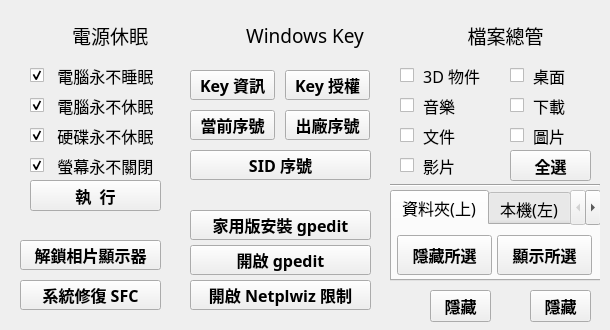
<?xml version="1.0" encoding="UTF-8"?>
<ui version="4.0">
 <class>Form</class>
 <widget class="QWidget" name="Form">
  <property name="geometry">
   <rect>
    <x>0</x>
    <y>0</y>
    <width>610</width>
    <height>330</height>
   </rect>
  </property>
  <property name="minimumSize">
   <size>
    <width>610</width>
    <height>330</height>
   </size>
  </property>
  <property name="maximumSize">
   <size>
    <width>610</width>
    <height>330</height>
   </size>
  </property>
  <property name="font">
   <font>
    <family>微軟正黑體</family>
    <pointsize>12</pointsize>
   </font>
  </property>
  <property name="windowTitle">
   <string>Windows Toolbox</string>
  </property>
  <property name="windowIcon">
   <iconset>
    <normaloff>img/LOGO.ico</normaloff>img/LOGO.ico</iconset>
  </property>
  <widget class="QWidget" name="widget" native="true">
   <property name="geometry">
    <rect>
     <x>10</x>
     <y>10</y>
     <width>160</width>
     <height>210</height>
    </rect>
   </property>
   <widget class="QLabel" name="label_2">
    <property name="geometry">
     <rect>
      <x>10</x>
      <y>10</y>
      <width>32</width>
      <height>32</height>
     </rect>
    </property>
    <property name="text">
     <string/>
    </property>
    <property name="pixmap">
     <pixmap>img/night-mode.png</pixmap>
    </property>
    <property name="scaledContents">
     <bool>true</bool>
    </property>
    <property name="alignment">
     <set>Qt::AlignCenter</set>
    </property>
   </widget>
   <widget class="QCheckBox" name="checkBox3">
    <property name="geometry">
     <rect>
      <x>20</x>
      <y>110</y>
      <width>131</width>
      <height>31</height>
     </rect>
    </property>
    <property name="font">
     <font>
      <family>微軟正黑體</family>
      <pointsize>12</pointsize>
      <bold>false</bold>
     </font>
    </property>
    <property name="text">
     <string>  硬碟永不休眠</string>
    </property>
    <property name="checked">
     <bool>true</bool>
    </property>
   </widget>
   <widget class="QLabel" name="label">
    <property name="geometry">
     <rect>
      <x>60</x>
      <y>10</y>
      <width>80</width>
      <height>30</height>
     </rect>
    </property>
    <property name="font">
     <font>
      <family>微軟正黑體</family>
      <pointsize>14</pointsize>
     </font>
    </property>
    <property name="text">
     <string>電源休眠</string>
    </property>
    <property name="alignment">
     <set>Qt::AlignCenter</set>
    </property>
   </widget>
   <widget class="QCheckBox" name="checkBox4">
    <property name="geometry">
     <rect>
      <x>20</x>
      <y>140</y>
      <width>131</width>
      <height>31</height>
     </rect>
    </property>
    <property name="font">
     <font>
      <family>微軟正黑體</family>
      <pointsize>12</pointsize>
      <bold>false</bold>
     </font>
    </property>
    <property name="text">
     <string>  螢幕永不關閉</string>
    </property>
    <property name="checked">
     <bool>true</bool>
    </property>
   </widget>
   <widget class="QCheckBox" name="checkBox1">
    <property name="geometry">
     <rect>
      <x>20</x>
      <y>50</y>
      <width>131</width>
      <height>31</height>
     </rect>
    </property>
    <property name="font">
     <font>
      <family>微軟正黑體</family>
      <pointsize>12</pointsize>
      <bold>false</bold>
     </font>
    </property>
    <property name="text">
     <string>  電腦永不睡眠</string>
    </property>
    <property name="checkable">
     <bool>true</bool>
    </property>
    <property name="checked">
     <bool>true</bool>
    </property>
    <property name="autoRepeat">
     <bool>false</bool>
    </property>
   </widget>
   <widget class="QCheckBox" name="checkBox2">
    <property name="geometry">
     <rect>
      <x>20</x>
      <y>80</y>
      <width>131</width>
      <height>31</height>
     </rect>
    </property>
    <property name="font">
     <font>
      <family>微軟正黑體</family>
      <pointsize>12</pointsize>
      <bold>false</bold>
     </font>
    </property>
    <property name="text">
     <string>  電腦永不休眠</string>
    </property>
    <property name="checked">
     <bool>true</bool>
    </property>
   </widget>
   <widget class="QPushButton" name="pushButton">
    <property name="geometry">
     <rect>
      <x>20</x>
      <y>170</y>
      <width>131</width>
      <height>31</height>
     </rect>
    </property>
    <property name="font">
     <font>
      <family>微軟正黑體</family>
      <pointsize>12</pointsize>
      <bold>true</bold>
     </font>
    </property>
    <property name="text">
     <string>執  行</string>
    </property>
   </widget>
  </widget>
  <widget class="QWidget" name="widget_2" native="true">
   <property name="geometry">
    <rect>
     <x>180</x>
     <y>10</y>
     <width>200</width>
     <height>180</height>
    </rect>
   </property>
   <widget class="QLabel" name="label_3">
    <property name="geometry">
     <rect>
      <x>60</x>
      <y>10</y>
      <width>130</width>
      <height>30</height>
     </rect>
    </property>
    <property name="font">
     <font>
      <family>微軟正黑體</family>
      <pointsize>14</pointsize>
     </font>
    </property>
    <property name="text">
     <string>Windows Key</string>
    </property>
    <property name="alignment">
     <set>Qt::AlignCenter</set>
    </property>
   </widget>
   <widget class="QLabel" name="label_4">
    <property name="geometry">
     <rect>
      <x>10</x>
      <y>10</y>
      <width>32</width>
      <height>32</height>
     </rect>
    </property>
    <property name="text">
     <string/>
    </property>
    <property name="pixmap">
     <pixmap>img/key.png</pixmap>
    </property>
    <property name="scaledContents">
     <bool>true</bool>
    </property>
    <property name="alignment">
     <set>Qt::AlignCenter</set>
    </property>
   </widget>
   <widget class="QPushButton" name="pushButton2">
    <property name="geometry">
     <rect>
      <x>10</x>
      <y>60</y>
      <width>85</width>
      <height>30</height>
     </rect>
    </property>
    <property name="font">
     <font>
      <family>微軟正黑體</family>
      <pointsize>12</pointsize>
      <bold>true</bold>
     </font>
    </property>
    <property name="text">
     <string>Key 資訊</string>
    </property>
   </widget>
   <widget class="QPushButton" name="pushButton3">
    <property name="geometry">
     <rect>
      <x>105</x>
      <y>60</y>
      <width>85</width>
      <height>30</height>
     </rect>
    </property>
    <property name="font">
     <font>
      <family>微軟正黑體</family>
      <pointsize>12</pointsize>
      <bold>true</bold>
     </font>
    </property>
    <property name="text">
     <string>Key 授權</string>
    </property>
   </widget>
   <widget class="QPushButton" name="pushButton5">
    <property name="geometry">
     <rect>
      <x>105</x>
      <y>100</y>
      <width>85</width>
      <height>30</height>
     </rect>
    </property>
    <property name="font">
     <font>
      <family>微軟正黑體</family>
      <pointsize>12</pointsize>
      <bold>true</bold>
     </font>
    </property>
    <property name="text">
     <string>出廠序號</string>
    </property>
   </widget>
   <widget class="QPushButton" name="pushButton4">
    <property name="geometry">
     <rect>
      <x>10</x>
      <y>100</y>
      <width>85</width>
      <height>30</height>
     </rect>
    </property>
    <property name="font">
     <font>
      <family>微軟正黑體</family>
      <pointsize>12</pointsize>
      <bold>true</bold>
     </font>
    </property>
    <property name="text">
     <string>當前序號</string>
    </property>
   </widget>
   <widget class="QPushButton" name="pushButton6">
    <property name="geometry">
     <rect>
      <x>10</x>
      <y>140</y>
      <width>181</width>
      <height>30</height>
     </rect>
    </property>
    <property name="font">
     <font>
      <family>微軟正黑體</family>
      <pointsize>12</pointsize>
      <bold>true</bold>
     </font>
    </property>
    <property name="text">
     <string>SID 序號</string>
    </property>
   </widget>
  </widget>
  <widget class="QWidget" name="widget_3" native="true">
   <property name="geometry">
    <rect>
     <x>390</x>
     <y>10</y>
     <width>210</width>
     <height>321</height>
    </rect>
   </property>
   <widget class="QLabel" name="label_5">
    <property name="geometry">
     <rect>
      <x>10</x>
      <y>10</y>
      <width>32</width>
      <height>32</height>
     </rect>
    </property>
    <property name="text">
     <string/>
    </property>
    <property name="pixmap">
     <pixmap>img/explorer.png</pixmap>
    </property>
    <property name="scaledContents">
     <bool>true</bool>
    </property>
    <property name="alignment">
     <set>Qt::AlignCenter</set>
    </property>
   </widget>
   <widget class="QLabel" name="label_6">
    <property name="geometry">
     <rect>
      <x>60</x>
      <y>10</y>
      <width>111</width>
      <height>30</height>
     </rect>
    </property>
    <property name="font">
     <font>
      <family>微軟正黑體</family>
      <pointsize>14</pointsize>
     </font>
    </property>
    <property name="text">
     <string>檔案總管</string>
    </property>
    <property name="alignment">
     <set>Qt::AlignCenter</set>
    </property>
   </widget>
   <widget class="QCheckBox" name="checkBox8">
    <property name="geometry">
     <rect>
      <x>10</x>
      <y>140</y>
      <width>90</width>
      <height>31</height>
     </rect>
    </property>
    <property name="font">
     <font>
      <family>微軟正黑體</family>
      <pointsize>12</pointsize>
      <bold>false</bold>
     </font>
    </property>
    <property name="text">
     <string> 影片</string>
    </property>
    <property name="checked">
     <bool>false</bool>
    </property>
   </widget>
   <widget class="QCheckBox" name="checkBox5">
    <property name="geometry">
     <rect>
      <x>10</x>
      <y>50</y>
      <width>90</width>
      <height>31</height>
     </rect>
    </property>
    <property name="font">
     <font>
      <family>微軟正黑體</family>
      <pointsize>12</pointsize>
      <bold>false</bold>
     </font>
    </property>
    <property name="text">
     <string> 3D 物件</string>
    </property>
    <property name="checkable">
     <bool>true</bool>
    </property>
    <property name="checked">
     <bool>false</bool>
    </property>
    <property name="autoRepeat">
     <bool>false</bool>
    </property>
   </widget>
   <widget class="QCheckBox" name="checkBox7">
    <property name="geometry">
     <rect>
      <x>10</x>
      <y>110</y>
      <width>90</width>
      <height>31</height>
     </rect>
    </property>
    <property name="font">
     <font>
      <family>微軟正黑體</family>
      <pointsize>12</pointsize>
      <bold>false</bold>
     </font>
    </property>
    <property name="text">
     <string> 文件</string>
    </property>
    <property name="checked">
     <bool>false</bool>
    </property>
   </widget>
   <widget class="QCheckBox" name="checkBox10">
    <property name="geometry">
     <rect>
      <x>120</x>
      <y>80</y>
      <width>90</width>
      <height>31</height>
     </rect>
    </property>
    <property name="font">
     <font>
      <family>微軟正黑體</family>
      <pointsize>12</pointsize>
      <bold>false</bold>
     </font>
    </property>
    <property name="text">
     <string> 下載</string>
    </property>
    <property name="checked">
     <bool>false</bool>
    </property>
   </widget>
   <widget class="QCheckBox" name="checkBox6">
    <property name="geometry">
     <rect>
      <x>10</x>
      <y>80</y>
      <width>90</width>
      <height>31</height>
     </rect>
    </property>
    <property name="font">
     <font>
      <family>微軟正黑體</family>
      <pointsize>12</pointsize>
      <bold>false</bold>
     </font>
    </property>
    <property name="text">
     <string> 音樂</string>
    </property>
    <property name="checked">
     <bool>false</bool>
    </property>
   </widget>
   <widget class="QCheckBox" name="checkBox11">
    <property name="geometry">
     <rect>
      <x>120</x>
      <y>110</y>
      <width>90</width>
      <height>31</height>
     </rect>
    </property>
    <property name="font">
     <font>
      <family>微軟正黑體</family>
      <pointsize>12</pointsize>
      <bold>false</bold>
     </font>
    </property>
    <property name="text">
     <string> 圖片</string>
    </property>
    <property name="checked">
     <bool>false</bool>
    </property>
   </widget>
   <widget class="QCheckBox" name="checkBox9">
    <property name="geometry">
     <rect>
      <x>120</x>
      <y>50</y>
      <width>90</width>
      <height>31</height>
     </rect>
    </property>
    <property name="font">
     <font>
      <family>微軟正黑體</family>
      <pointsize>12</pointsize>
      <bold>false</bold>
     </font>
    </property>
    <property name="text">
     <string> 桌面</string>
    </property>
    <property name="checkable">
     <bool>true</bool>
    </property>
    <property name="checked">
     <bool>false</bool>
    </property>
    <property name="autoRepeat">
     <bool>false</bool>
    </property>
   </widget>
   <widget class="Line" name="line">
    <property name="geometry">
     <rect>
      <x>0</x>
      <y>171</y>
      <width>210</width>
      <height>9</height>
     </rect>
    </property>
    <property name="font">
     <font>
      <family>微軟正黑體</family>
      <pointsize>12</pointsize>
      <bold>false</bold>
     </font>
    </property>
    <property name="frameShadow">
     <enum>QFrame::Sunken</enum>
    </property>
    <property name="orientation">
     <enum>Qt::Horizontal</enum>
    </property>
   </widget>
   <widget class="QPushButton" name="pushButton16">
    <property name="geometry">
     <rect>
      <x>40</x>
      <y>280</y>
      <width>61</width>
      <height>32</height>
     </rect>
    </property>
    <property name="font">
     <font>
      <family>微軟正黑體</family>
      <pointsize>12</pointsize>
      <bold>true</bold>
     </font>
    </property>
    <property name="text">
     <string>隱藏</string>
    </property>
   </widget>
   <widget class="QPushButton" name="pushButton17">
    <property name="geometry">
     <rect>
      <x>140</x>
      <y>280</y>
      <width>61</width>
      <height>32</height>
     </rect>
    </property>
    <property name="font">
     <font>
      <family>微軟正黑體</family>
      <pointsize>12</pointsize>
      <bold>true</bold>
     </font>
    </property>
    <property name="text">
     <string>隱藏</string>
    </property>
   </widget>
   <widget class="QLabel" name="label_7">
    <property name="geometry">
     <rect>
      <x>10</x>
      <y>280</y>
      <width>32</width>
      <height>32</height>
     </rect>
    </property>
    <property name="text">
     <string/>
    </property>
    <property name="pixmap">
     <pixmap>img/onedrive.png</pixmap>
    </property>
    <property name="scaledContents">
     <bool>true</bool>
    </property>
    <property name="alignment">
     <set>Qt::AlignCenter</set>
    </property>
   </widget>
   <widget class="QLabel" name="label_8">
    <property name="geometry">
     <rect>
      <x>110</x>
      <y>280</y>
      <width>32</width>
      <height>32</height>
     </rect>
    </property>
    <property name="text">
     <string/>
    </property>
    <property name="pixmap">
     <pixmap>img/dropbox.png</pixmap>
    </property>
    <property name="scaledContents">
     <bool>true</bool>
    </property>
    <property name="alignment">
     <set>Qt::AlignCenter</set>
    </property>
   </widget>
   <widget class="QPushButton" name="pushButton7">
    <property name="geometry">
     <rect>
      <x>120</x>
      <y>140</y>
      <width>81</width>
      <height>31</height>
     </rect>
    </property>
    <property name="font">
     <font>
      <family>微軟正黑體</family>
      <pointsize>12</pointsize>
      <bold>true</bold>
     </font>
    </property>
    <property name="text">
     <string>全選</string>
    </property>
   </widget>
   <widget class="QTabWidget" name="tabWidget">
    <property name="geometry">
     <rect>
      <x>0</x>
      <y>180</y>
      <width>211</width>
      <height>91</height>
     </rect>
    </property>
    <property name="currentIndex">
     <number>0</number>
    </property>
    <widget class="QWidget" name="tab_6">
     <attribute name="title">
      <string>資料夾(上)</string>
     </attribute>
     <widget class="QPushButton" name="pushButton8">
      <property name="geometry">
       <rect>
        <x>5</x>
        <y>10</y>
        <width>95</width>
        <height>40</height>
       </rect>
      </property>
      <property name="font">
       <font>
        <family>微軟正黑體</family>
        <pointsize>12</pointsize>
        <bold>true</bold>
       </font>
      </property>
      <property name="text">
       <string>隱藏所選</string>
      </property>
     </widget>
     <widget class="QPushButton" name="pushButton9">
      <property name="geometry">
       <rect>
        <x>105</x>
        <y>10</y>
        <width>95</width>
        <height>40</height>
       </rect>
      </property>
      <property name="font">
       <font>
        <family>微軟正黑體</family>
        <pointsize>12</pointsize>
        <bold>true</bold>
       </font>
      </property>
      <property name="text">
       <string>顯示所選</string>
      </property>
     </widget>
    </widget>
    <widget class="QWidget" name="tab_5">
     <attribute name="title">
      <string>本機(左)</string>
     </attribute>
     <widget class="QPushButton" name="pushButton10">
      <property name="geometry">
       <rect>
        <x>5</x>
        <y>10</y>
        <width>95</width>
        <height>40</height>
       </rect>
      </property>
      <property name="font">
       <font>
        <family>微軟正黑體</family>
        <pointsize>12</pointsize>
        <bold>true</bold>
       </font>
      </property>
      <property name="text">
       <string>隱藏所選</string>
      </property>
     </widget>
     <widget class="QPushButton" name="pushButton11">
      <property name="geometry">
       <rect>
        <x>105</x>
        <y>10</y>
        <width>95</width>
        <height>40</height>
       </rect>
      </property>
      <property name="font">
       <font>
        <family>微軟正黑體</family>
        <pointsize>12</pointsize>
        <bold>true</bold>
       </font>
      </property>
      <property name="text">
       <string>顯示所選</string>
      </property>
     </widget>
    </widget>
    <widget class="QWidget" name="tab">
     <attribute name="title">
      <string>快速存取</string>
     </attribute>
     <widget class="QPushButton" name="pushButton12">
      <property name="geometry">
       <rect>
        <x>5</x>
        <y>10</y>
        <width>95</width>
        <height>40</height>
       </rect>
      </property>
      <property name="font">
       <font>
        <family>微軟正黑體</family>
        <pointsize>12</pointsize>
        <bold>true</bold>
       </font>
      </property>
      <property name="text">
       <string>隱藏</string>
      </property>
     </widget>
     <widget class="QPushButton" name="pushButton13">
      <property name="geometry">
       <rect>
        <x>105</x>
        <y>10</y>
        <width>95</width>
        <height>40</height>
       </rect>
      </property>
      <property name="font">
       <font>
        <family>微軟正黑體</family>
        <pointsize>12</pointsize>
        <bold>true</bold>
       </font>
      </property>
      <property name="text">
       <string>顯示</string>
      </property>
     </widget>
    </widget>
    <widget class="QWidget" name="tab_2">
     <attribute name="title">
      <string>網路</string>
     </attribute>
     <widget class="QPushButton" name="pushButton15">
      <property name="geometry">
       <rect>
        <x>105</x>
        <y>10</y>
        <width>95</width>
        <height>40</height>
       </rect>
      </property>
      <property name="font">
       <font>
        <family>微軟正黑體</family>
        <pointsize>12</pointsize>
        <bold>true</bold>
       </font>
      </property>
      <property name="text">
       <string>顯示</string>
      </property>
     </widget>
     <widget class="QPushButton" name="pushButton14">
      <property name="geometry">
       <rect>
        <x>5</x>
        <y>10</y>
        <width>95</width>
        <height>40</height>
       </rect>
      </property>
      <property name="font">
       <font>
        <family>微軟正黑體</family>
        <pointsize>12</pointsize>
        <bold>true</bold>
       </font>
      </property>
      <property name="text">
       <string>隱藏</string>
      </property>
     </widget>
    </widget>
   </widget>
  </widget>
  <widget class="QWidget" name="widget_4" native="true">
   <property name="geometry">
    <rect>
     <x>180</x>
     <y>200</y>
     <width>201</width>
     <height>121</height>
    </rect>
   </property>
   <widget class="QPushButton" name="pushButton18">
    <property name="geometry">
     <rect>
      <x>10</x>
      <y>10</y>
      <width>181</width>
      <height>30</height>
     </rect>
    </property>
    <property name="font">
     <font>
      <family>微軟正黑體</family>
      <pointsize>12</pointsize>
      <bold>true</bold>
     </font>
    </property>
    <property name="text">
     <string>家用版安裝 gpedit</string>
    </property>
   </widget>
   <widget class="QPushButton" name="pushButton19">
    <property name="geometry">
     <rect>
      <x>10</x>
      <y>45</y>
      <width>181</width>
      <height>30</height>
     </rect>
    </property>
    <property name="font">
     <font>
      <family>微軟正黑體</family>
      <pointsize>12</pointsize>
      <bold>true</bold>
     </font>
    </property>
    <property name="text">
     <string>開啟 gpedit</string>
    </property>
   </widget>
   <widget class="QPushButton" name="pushButton20">
    <property name="geometry">
     <rect>
      <x>10</x>
      <y>80</y>
      <width>181</width>
      <height>30</height>
     </rect>
    </property>
    <property name="font">
     <font>
      <family>微軟正黑體</family>
      <pointsize>12</pointsize>
      <bold>true</bold>
     </font>
    </property>
    <property name="text">
     <string>開啟 Netplwiz 限制</string>
    </property>
   </widget>
  </widget>
  <widget class="QWidget" name="widget_5" native="true">
   <property name="geometry">
    <rect>
     <x>10</x>
     <y>230</y>
     <width>161</width>
     <height>91</height>
    </rect>
   </property>
   <widget class="QPushButton" name="pushButton21">
    <property name="geometry">
     <rect>
      <x>10</x>
      <y>10</y>
      <width>141</width>
      <height>30</height>
     </rect>
    </property>
    <property name="font">
     <font>
      <family>微軟正黑體</family>
      <pointsize>12</pointsize>
      <bold>true</bold>
     </font>
    </property>
    <property name="text">
     <string>解鎖相片顯示器</string>
    </property>
   </widget>
   <widget class="QPushButton" name="pushButton22">
    <property name="geometry">
     <rect>
      <x>10</x>
      <y>50</y>
      <width>141</width>
      <height>30</height>
     </rect>
    </property>
    <property name="font">
     <font>
      <family>微軟正黑體</family>
      <pointsize>12</pointsize>
      <bold>true</bold>
     </font>
    </property>
    <property name="text">
     <string>系統修復 SFC</string>
    </property>
   </widget>
  </widget>
 </widget>
 <resources/>
 <connections/>
</ui>
